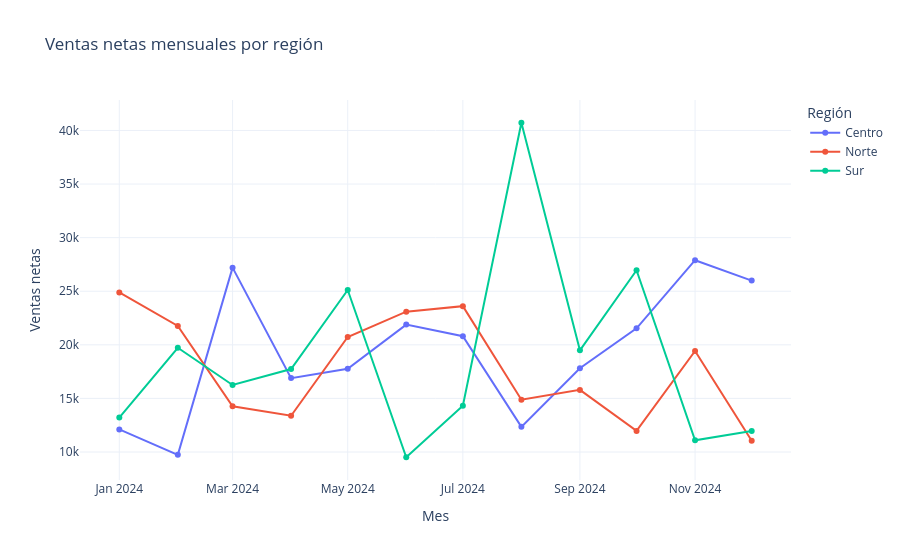

This figure's notebook cell:
### Code cell
# Se visualiza el roll-up mensual para comparar regiones en el mismo período.

monthly_region["month_start"] = pd.to_datetime(
    monthly_region[["year", "month"]].assign(day=1)
)
fig = px.line(
    monthly_region,
    x="month_start",
    y="net_sales",
    color="region",
    markers=True,
    title="Ventas netas mensuales por región",
    labels={"month_start": "Mes", "net_sales": "Ventas netas", "region": "Región"},
)
fig.update_layout(template="plotly_white")
fig.show()

### Figure 1 — Plotly figure (JSON) as saved in the notebook; plotly's stock layout.template omitted (floating-point values rounded to 4 significant figures)
{"data": [{"hovertemplate": "Región=Centro<br>Mes=%{x}<br>Ventas netas=%{y}<extra></extra>", "legendgroup": "Centro", "line": {"color": "#636efa", "dash": "solid"}, "marker": {"symbol": "circle"}, "mode": "lines+markers", "name": "Centro", "orientation": "v", "showlegend": true, "type": "scatter", "x": ["2024-01-01T00:00:00", "2024-02-01T00:00:00", "2024-03-01T00:00:00", "2024-04-01T00:00:00", "2024-05-01T00:00:00", "2024-06-01T00:00:00", "2024-07-01T00:00:00", "2024-08-01T00:00:00", "2024-09-01T00:00:00", "2024-10-01T00:00:00", "2024-11-01T00:00:00", "2024-12-01T00:00:00"], "xaxis": "x", "y": [12110, 9740, 27200.0, 16894, 17768, 21890.0, 20810.0, 12350.0, 17820, 21544, 27900.0, 25992], "yaxis": "y"}, {"hovertemplate": "Región=Norte<br>Mes=%{x}<br>Ventas netas=%{y}<extra></extra>", "legendgroup": "Norte", "line": {"color": "#EF553B", "dash": "solid"}, "marker": {"symbol": "circle"}, "mode": "lines+markers", "name": "Norte", "orientation": "v", "showlegend": true, "type": "scatter", "x": ["2024-01-01T00:00:00", "2024-02-01T00:00:00", "2024-03-01T00:00:00", "2024-04-01T00:00:00", "2024-05-01T00:00:00", "2024-06-01T00:00:00", "2024-07-01T00:00:00", "2024-08-01T00:00:00", "2024-09-01T00:00:00", "2024-10-01T00:00:00", "2024-11-01T00:00:00", "2024-12-01T00:00:00"], "xaxis": "x", "y": [24887, 21762, 14270.0, 13386, 20730.0, 23096, 23610.0, 14883, 15797, 11970, 19423, 11060.0], "yaxis": "y"}, {"hovertemplate": "Región=Sur<br>Mes=%{x}<br>Ventas netas=%{y}<extra></extra>", "legendgroup": "Sur", "line": {"color": "#00cc96", "dash": "solid"}, "marker": {"symbol": "circle"}, "mode": "lines+markers", "name": "Sur", "orientation": "v", "showlegend": true, "type": "scatter", "x": ["2024-01-01T00:00:00", "2024-02-01T00:00:00", "2024-03-01T00:00:00", "2024-04-01T00:00:00", "2024-05-01T00:00:00", "2024-06-01T00:00:00", "2024-07-01T00:00:00", "2024-08-01T00:00:00", "2024-09-01T00:00:00", "2024-10-01T00:00:00", "2024-11-01T00:00:00", "2024-12-01T00:00:00"], "xaxis": "x", "y": [13220.0, 19727, 16250.0, 17740.0, 25120.0, 9512.0, 14320.0, 40720.0, 19486, 26960.0, 11094, 11967], "yaxis": "y"}], "layout": {"legend": {"title": {"text": "Región"}, "tracegroupgap": 0}, "title": {"text": "Ventas netas mensuales por región"}, "xaxis": {"anchor": "y", "domain": [0, 1], "title": {"text": "Mes"}}, "yaxis": {"anchor": "x", "domain": [0, 1], "title": {"text": "Ventas netas"}}}}
